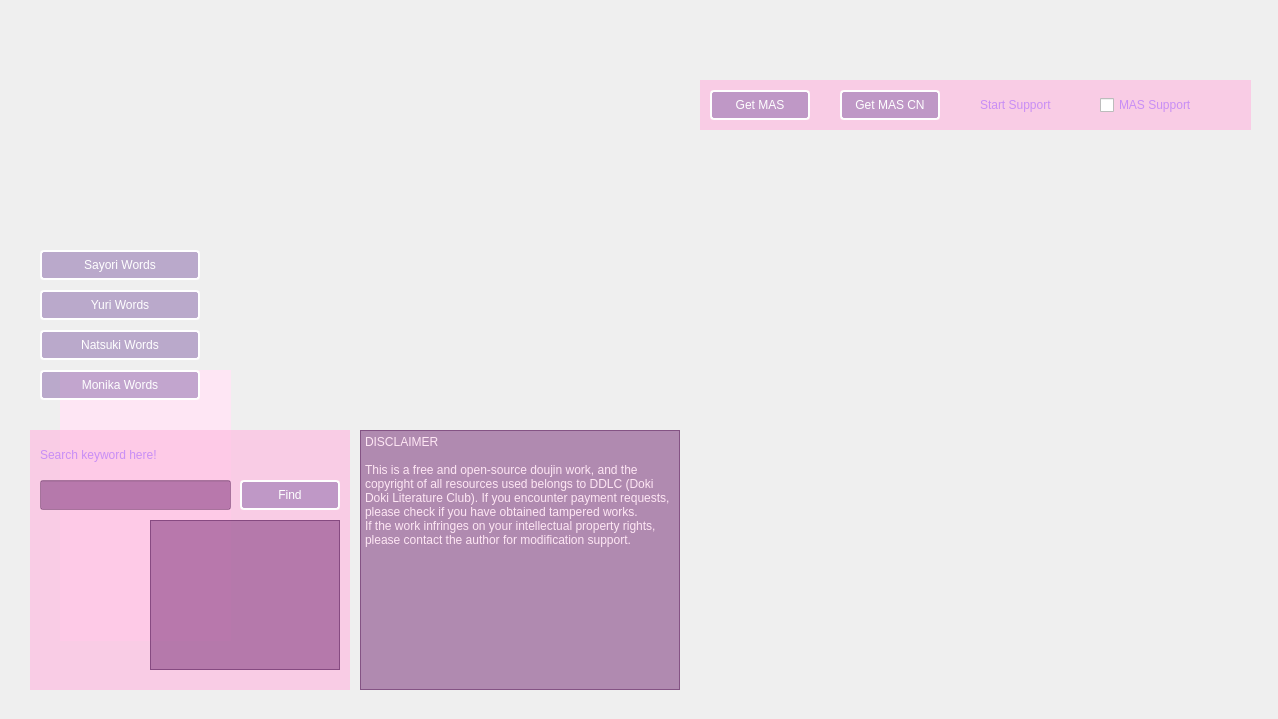
<?xml version="1.0" encoding="UTF-8"?>
<ui version="4.0">
 <class>MainWindow</class>
 <widget class="QMainWindow" name="MainWindow">
  <property name="geometry">
   <rect>
    <x>0</x>
    <y>0</y>
    <width>1278</width>
    <height>719</height>
   </rect>
  </property>
  <property name="windowTitle">
   <string notr="true">Doki-Doki-Just-Monika</string>
  </property>
  <widget class="QWidget" name="centralwidget">
   <widget class="QLabel" name="label">
    <property name="geometry">
     <rect>
      <x>0</x>
      <y>0</y>
      <width>1278</width>
      <height>719</height>
     </rect>
    </property>
    <property name="text">
     <string/>
    </property>
    <property name="pixmap">
     <pixmap resource="rs_ddjm.qrc">:/Resource/bg.JPG</pixmap>
    </property>
   </widget>
   <widget class="QLabel" name="label_gif">
    <property name="geometry">
     <rect>
      <x>30</x>
      <y>30</y>
      <width>320</width>
      <height>188</height>
     </rect>
    </property>
    <property name="text">
     <string/>
    </property>
   </widget>
   <widget class="QLabel" name="label_2">
    <property name="geometry">
     <rect>
      <x>60</x>
      <y>370</y>
      <width>171</width>
      <height>271</height>
     </rect>
    </property>
    <property name="styleSheet">
     <string notr="true">background-color: rgb(254, 230, 244);</string>
    </property>
    <property name="text">
     <string/>
    </property>
   </widget>
   <widget class="QPushButton" name="pushButton_word_Sayori">
    <property name="geometry">
     <rect>
      <x>40</x>
      <y>250</y>
      <width>160</width>
      <height>30</height>
     </rect>
    </property>
    <property name="toolTip">
     <string>Check poem words for Sayori.</string>
    </property>
    <property name="styleSheet">
     <string notr="true">QPushButton{
background-color: rgba(133, 100, 168, 128);
color:white;
font: 16px &quot;Bauhaus 93&quot;;
border:2px solid white;
border-top-left-radius:4px;
border-top-right-radius:4px;
border-bottom-left-radius:4px;
border-bottom-right-radius:4px
}

QPushButton:hover{
background-color: rgb(255, 189, 225);
	color: rgb(200, 142, 242);
font: 16px;
border:2px solid gray;
border-top-left-radius:4px;
border-top-right-radius:4px;
border-bottom-left-radius:4px;
border-bottom-right-radius:4px
}
QPushButton:pressed{
background-color: rgb(255, 228, 245);
color:white;
font: 16px;
border:2px solid white;
border-top-left-radius:4px;
border-top-right-radius:4px;
border-bottom-left-radius:4px;
border-bottom-right-radius:4px
}
</string>
    </property>
    <property name="text">
     <string>Sayori Words</string>
    </property>
   </widget>
   <widget class="QPushButton" name="pushButton_word_Yuri">
    <property name="geometry">
     <rect>
      <x>40</x>
      <y>290</y>
      <width>160</width>
      <height>30</height>
     </rect>
    </property>
    <property name="toolTip">
     <string>Check poem words for Yuri.</string>
    </property>
    <property name="styleSheet">
     <string notr="true">QPushButton{
background-color: rgba(133, 100, 168, 128);
color:white;
font: 16px &quot;Bauhaus 93&quot;;
border:2px solid white;
border-top-left-radius:4px;
border-top-right-radius:4px;
border-bottom-left-radius:4px;
border-bottom-right-radius:4px
}

QPushButton:hover{
background-color: rgb(255, 189, 225);
	color: rgb(200, 142, 242);
font: 16px;
border:2px solid gray;
border-top-left-radius:4px;
border-top-right-radius:4px;
border-bottom-left-radius:4px;
border-bottom-right-radius:4px
}
QPushButton:pressed{
background-color: rgb(255, 228, 245);
color:white;
font: 16px;
border:2px solid white;
border-top-left-radius:4px;
border-top-right-radius:4px;
border-bottom-left-radius:4px;
border-bottom-right-radius:4px
}
</string>
    </property>
    <property name="text">
     <string>Yuri Words</string>
    </property>
   </widget>
   <widget class="QPushButton" name="pushButton_word_Natsuki">
    <property name="geometry">
     <rect>
      <x>40</x>
      <y>330</y>
      <width>160</width>
      <height>30</height>
     </rect>
    </property>
    <property name="toolTip">
     <string>Check poem words for Natsuki.</string>
    </property>
    <property name="styleSheet">
     <string notr="true">QPushButton{
background-color: rgba(133, 100, 168, 128);
color:white;
font: 16px &quot;Bauhaus 93&quot;;
border:2px solid white;
border-top-left-radius:4px;
border-top-right-radius:4px;
border-bottom-left-radius:4px;
border-bottom-right-radius:4px
}

QPushButton:hover{
background-color: rgb(255, 189, 225);
	color: rgb(200, 142, 242);
font: 16px;
border:2px solid gray;
border-top-left-radius:4px;
border-top-right-radius:4px;
border-bottom-left-radius:4px;
border-bottom-right-radius:4px
}
QPushButton:pressed{
background-color: rgb(255, 228, 245);
color:white;
font: 16px;
border:2px solid white;
border-top-left-radius:4px;
border-top-right-radius:4px;
border-bottom-left-radius:4px;
border-bottom-right-radius:4px
}
</string>
    </property>
    <property name="text">
     <string>Natsuki Words</string>
    </property>
   </widget>
   <widget class="QPushButton" name="pushButton_word_Monika">
    <property name="geometry">
     <rect>
      <x>40</x>
      <y>370</y>
      <width>160</width>
      <height>30</height>
     </rect>
    </property>
    <property name="toolTip">
     <string>Check poem words for Monika.</string>
    </property>
    <property name="styleSheet">
     <string notr="true">QPushButton{
background-color: rgba(133, 100, 168, 128);
color:white;
font: 16px &quot;Bauhaus 93&quot;;
border:2px solid white;
border-top-left-radius:4px;
border-top-right-radius:4px;
border-bottom-left-radius:4px;
border-bottom-right-radius:4px
}

QPushButton:hover{
background-color: rgb(255, 189, 225);
	color: rgb(200, 142, 242);
font: 16px;
border:2px solid gray;
border-top-left-radius:4px;
border-top-right-radius:4px;
border-bottom-left-radius:4px;
border-bottom-right-radius:4px
}
QPushButton:pressed{
background-color: rgb(255, 228, 245);
color:white;
font: 16px;
border:2px solid white;
border-top-left-radius:4px;
border-top-right-radius:4px;
border-bottom-left-radius:4px;
border-bottom-right-radius:4px
}
</string>
    </property>
    <property name="text">
     <string>Monika Words</string>
    </property>
   </widget>
   <widget class="QLabel" name="label_find_bg">
    <property name="geometry">
     <rect>
      <x>30</x>
      <y>430</y>
      <width>320</width>
      <height>260</height>
     </rect>
    </property>
    <property name="styleSheet">
     <string notr="true">background-color: rgba(254, 190, 225, 180);</string>
    </property>
    <property name="text">
     <string/>
    </property>
   </widget>
   <widget class="QLineEdit" name="lineEdit_findword">
    <property name="geometry">
     <rect>
      <x>40</x>
      <y>480</y>
      <width>191</width>
      <height>30</height>
     </rect>
    </property>
    <property name="styleSheet">
     <string notr="true">background-color: rgba(113, 37, 113, 128);
border-color: rgb(255, 255, 255);
color: rgb(254, 230, 244);
font: 16px &quot;Arial&quot;;</string>
    </property>
   </widget>
   <widget class="QLabel" name="label_3">
    <property name="geometry">
     <rect>
      <x>40</x>
      <y>440</y>
      <width>191</width>
      <height>30</height>
     </rect>
    </property>
    <property name="styleSheet">
     <string notr="true">color: rgb(200, 142, 245);
font: 16px &quot;Bauhaus 93&quot;;</string>
    </property>
    <property name="text">
     <string>Search keyword here!</string>
    </property>
   </widget>
   <widget class="QPushButton" name="pushButton_find_word">
    <property name="geometry">
     <rect>
      <x>240</x>
      <y>480</y>
      <width>100</width>
      <height>30</height>
     </rect>
    </property>
    <property name="toolTip">
     <string>Check which girl the current word belongs to. Help you in DDLC word-selecting or the Hang-Man game in MAS.</string>
    </property>
    <property name="styleSheet">
     <string notr="true">QPushButton{
background-color: rgba(133, 100, 168, 128);
color:white;
font: 16px &quot;Bauhaus 93&quot;;
border:2px solid white;
border-top-left-radius:4px;
border-top-right-radius:4px;
border-bottom-left-radius:4px;
border-bottom-right-radius:4px
}

QPushButton:hover{
background-color: rgb(255, 189, 225);
	color: rgb(200, 142, 242);
font: 16px;
border:2px solid gray;
border-top-left-radius:4px;
border-top-right-radius:4px;
border-bottom-left-radius:4px;
border-bottom-right-radius:4px
}
QPushButton:pressed{
background-color: rgb(255, 228, 245);
color:white;
font: 16px;
border:2px solid white;
border-top-left-radius:4px;
border-top-right-radius:4px;
border-bottom-left-radius:4px;
border-bottom-right-radius:4px
}
</string>
    </property>
    <property name="text">
     <string>Find</string>
    </property>
   </widget>
   <widget class="QPlainTextEdit" name="plainTextEdit">
    <property name="geometry">
     <rect>
      <x>150</x>
      <y>520</y>
      <width>190</width>
      <height>150</height>
     </rect>
    </property>
    <property name="styleSheet">
     <string notr="true">background-color: rgba(113, 37, 113, 128);
border-color: rgb(255, 255, 255);
color: rgb(254, 230, 244);
font: 16px &quot;Arial&quot;;</string>
    </property>
   </widget>
   <widget class="QLabel" name="label_icon_girl">
    <property name="geometry">
     <rect>
      <x>40</x>
      <y>520</y>
      <width>100</width>
      <height>150</height>
     </rect>
    </property>
    <property name="text">
     <string/>
    </property>
    <property name="pixmap">
     <pixmap resource="rs_ddjm.qrc">:/Resource/none-icon-mini.png</pixmap>
    </property>
    <property name="scaledContents">
     <bool>true</bool>
    </property>
   </widget>
   <widget class="QPlainTextEdit" name="plainTextEdit_cr">
    <property name="geometry">
     <rect>
      <x>360</x>
      <y>430</y>
      <width>320</width>
      <height>260</height>
     </rect>
    </property>
    <property name="styleSheet">
     <string notr="true">background-color: rgba(113, 37, 113, 128);
border-color: rgb(255, 255, 255);
color: rgb(254, 230, 244);
font: 16px &quot;Arial&quot;;</string>
    </property>
    <property name="locale">
     <locale language="English" country="UnitedStates"/>
    </property>
    <property name="plainText">
     <string>DISCLAIMER

This is a free and open-source doujin work, and the copyright of all resources used belongs to DDLC (Doki Doki Literature Club). If you encounter payment requests, please check if you have obtained tampered works.
If the work infringes on your intellectual property rights, please contact the author for modification support.</string>
    </property>
   </widget>
   <widget class="QCheckBox" name="checkBox_MAS">
    <property name="geometry">
     <rect>
      <x>1100</x>
      <y>90</y>
      <width>140</width>
      <height>30</height>
     </rect>
    </property>
    <property name="toolTip">
     <string>Show/hide the MAS support plugin!</string>
    </property>
    <property name="styleSheet">
     <string notr="true">color: rgb(200, 142, 245);
font: 16px &quot;Bauhaus 93&quot;;</string>
    </property>
    <property name="text">
     <string>MAS Support</string>
    </property>
   </widget>
   <widget class="MASSForm" name="widget_mas" native="true">
    <property name="geometry">
     <rect>
      <x>700</x>
      <y>140</y>
      <width>550</width>
      <height>550</height>
     </rect>
    </property>
   </widget>
   <widget class="QLabel" name="label_find_bg_2">
    <property name="geometry">
     <rect>
      <x>700</x>
      <y>80</y>
      <width>551</width>
      <height>50</height>
     </rect>
    </property>
    <property name="styleSheet">
     <string notr="true">background-color: rgba(254, 190, 225, 180);</string>
    </property>
    <property name="text">
     <string/>
    </property>
   </widget>
   <widget class="QPushButton" name="pushButton_get_mas_cn">
    <property name="geometry">
     <rect>
      <x>840</x>
      <y>90</y>
      <width>100</width>
      <height>30</height>
     </rect>
    </property>
    <property name="toolTip">
     <string>Auto download the MAS-CN starter program to ./TEMP (Chinese Language only)</string>
    </property>
    <property name="styleSheet">
     <string notr="true">QPushButton{
background-color: rgba(133, 100, 168, 128);
color:white;
font: 16px &quot;Bauhaus 93&quot;;
border:2px solid white;
border-top-left-radius:4px;
border-top-right-radius:4px;
border-bottom-left-radius:4px;
border-bottom-right-radius:4px
}

QPushButton:hover{
background-color: rgb(255, 189, 225);
	color: rgb(200, 142, 242);
font: 16px;
border:2px solid gray;
border-top-left-radius:4px;
border-top-right-radius:4px;
border-bottom-left-radius:4px;
border-bottom-right-radius:4px
}
QPushButton:pressed{
background-color: rgb(255, 228, 245);
color:white;
font: 16px;
border:2px solid white;
border-top-left-radius:4px;
border-top-right-radius:4px;
border-bottom-left-radius:4px;
border-bottom-right-radius:4px
}
</string>
    </property>
    <property name="text">
     <string>Get MAS CN</string>
    </property>
   </widget>
   <widget class="QPushButton" name="pushButton_get_mas">
    <property name="geometry">
     <rect>
      <x>710</x>
      <y>90</y>
      <width>100</width>
      <height>30</height>
     </rect>
    </property>
    <property name="toolTip">
     <string>Auto download the MAS starter program to ./TEMP (English Language only)</string>
    </property>
    <property name="styleSheet">
     <string notr="true">QPushButton{
background-color: rgba(133, 100, 168, 128);
color:white;
font: 16px &quot;Bauhaus 93&quot;;
border:2px solid white;
border-top-left-radius:4px;
border-top-right-radius:4px;
border-bottom-left-radius:4px;
border-bottom-right-radius:4px
}

QPushButton:hover{
background-color: rgb(255, 189, 225);
	color: rgb(200, 142, 242);
font: 16px;
border:2px solid gray;
border-top-left-radius:4px;
border-top-right-radius:4px;
border-bottom-left-radius:4px;
border-bottom-right-radius:4px
}
QPushButton:pressed{
background-color: rgb(255, 228, 245);
color:white;
font: 16px;
border:2px solid white;
border-top-left-radius:4px;
border-top-right-radius:4px;
border-bottom-left-radius:4px;
border-bottom-right-radius:4px
}
</string>
    </property>
    <property name="text">
     <string>Get MAS</string>
    </property>
   </widget>
   <widget class="QLabel" name="label_4">
    <property name="geometry">
     <rect>
      <x>980</x>
      <y>90</y>
      <width>100</width>
      <height>30</height>
     </rect>
    </property>
    <property name="styleSheet">
     <string notr="true">color: rgb(200, 142, 245);
font: 16px &quot;Bauhaus 93&quot;;</string>
    </property>
    <property name="text">
     <string>Start Support</string>
    </property>
   </widget>
   <zorder>label</zorder>
   <zorder>label_2</zorder>
   <zorder>label_gif</zorder>
   <zorder>label_find_bg</zorder>
   <zorder>lineEdit_findword</zorder>
   <zorder>label_3</zorder>
   <zorder>pushButton_find_word</zorder>
   <zorder>plainTextEdit</zorder>
   <zorder>label_icon_girl</zorder>
   <zorder>plainTextEdit_cr</zorder>
   <zorder>widget_mas</zorder>
   <zorder>label_find_bg_2</zorder>
   <zorder>pushButton_get_mas_cn</zorder>
   <zorder>pushButton_get_mas</zorder>
   <zorder>checkBox_MAS</zorder>
   <zorder>label_4</zorder>
   <zorder>pushButton_word_Monika</zorder>
   <zorder>pushButton_word_Natsuki</zorder>
   <zorder>pushButton_word_Sayori</zorder>
   <zorder>pushButton_word_Yuri</zorder>
  </widget>
 </widget>
 <customwidgets>
  <customwidget>
   <class>MASSForm</class>
   <extends>QWidget</extends>
   <header location="global">MASSForm.h</header>
   <container>1</container>
  </customwidget>
 </customwidgets>
 <resources>
  <include location="rs_ddjm.qrc"/>
 </resources>
 <connections/>
</ui>
